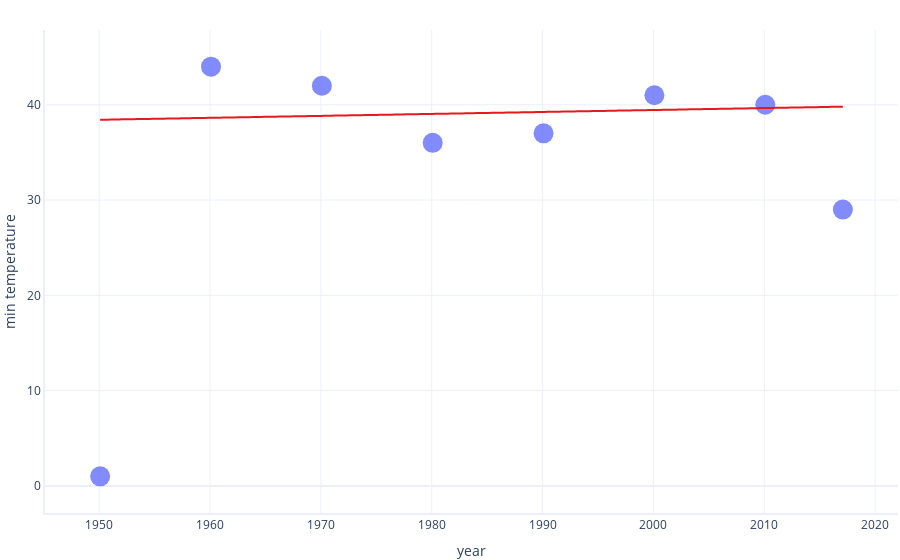

Write notebook code for a chart like this one.
### Code cell
import pandas
import wget
from datetime import datetime
import numpy as np
from numpy import doc
from microsoft_custom_linear_regressor import MicrosoftCustomLinearRegressor 
import graphing

# decision = input("Desea Descargar los datos?: ")

# if decision == "si":
#     wget.download("https://raw.githubusercontent.com/MicrosoftDocs/mslearn-introduction-to-machine-learning/main/graphing.py")
#     wget.download("https://raw.githubusercontent.com/MicrosoftDocs/mslearn-introduction-to-machine-learning/main/microsoft_custom_linear_regressor.py")
#     wget.download("https://raw.githubusercontent.com/MicrosoftDocs/mslearn-introduction-to-machine-learning/main/Data/seattleWeather_1948-2017.csv")

dataset = pandas.read_csv('seattleWeather_1948-2017.csv', parse_dates=['date'])

dataset["year"] = [(d.year + d.timetuple().tm_yday / 365.25) for d in dataset.date]


desired_dates = [
    datetime(1950,2,1),
    datetime(1960,2,1),
    datetime(1970,2,1),
    datetime(1970,2,1),
    datetime(1980,2,1),
    datetime(1990,2,1),
    datetime(2000,2,1),
    datetime(2010,2,1),
    datetime(2017,2,1),
]

dataset = dataset[dataset.date.isin(desired_dates)].copy()

print(dataset)

def sum_of_square_differences(estimate,actual):
    return np.sum((estimate - actual)**2)

def sum_of_absolute_differences(estimate,actual):
    return np.sum(np.abs(estimate - actual))

# model_estimate = np.array([1,1])
# actual_label = np.array([1,3])

# print("SSD:", sum_of_square_differences(model_estimate,actual_label))
# print("SAD:", sum_of_absolute_differences(model_estimate,actual_label))

model = MicrosoftCustomLinearRegressor().fit(X = dataset.year,
                                             y = dataset.min_temperature,
                                             cost_function = sum_of_absolute_differences)

graphing.scatter_2D(dataset, 
                    label_x="year",
                    label_y="min_temperature",
                    trendline= model.predict)
